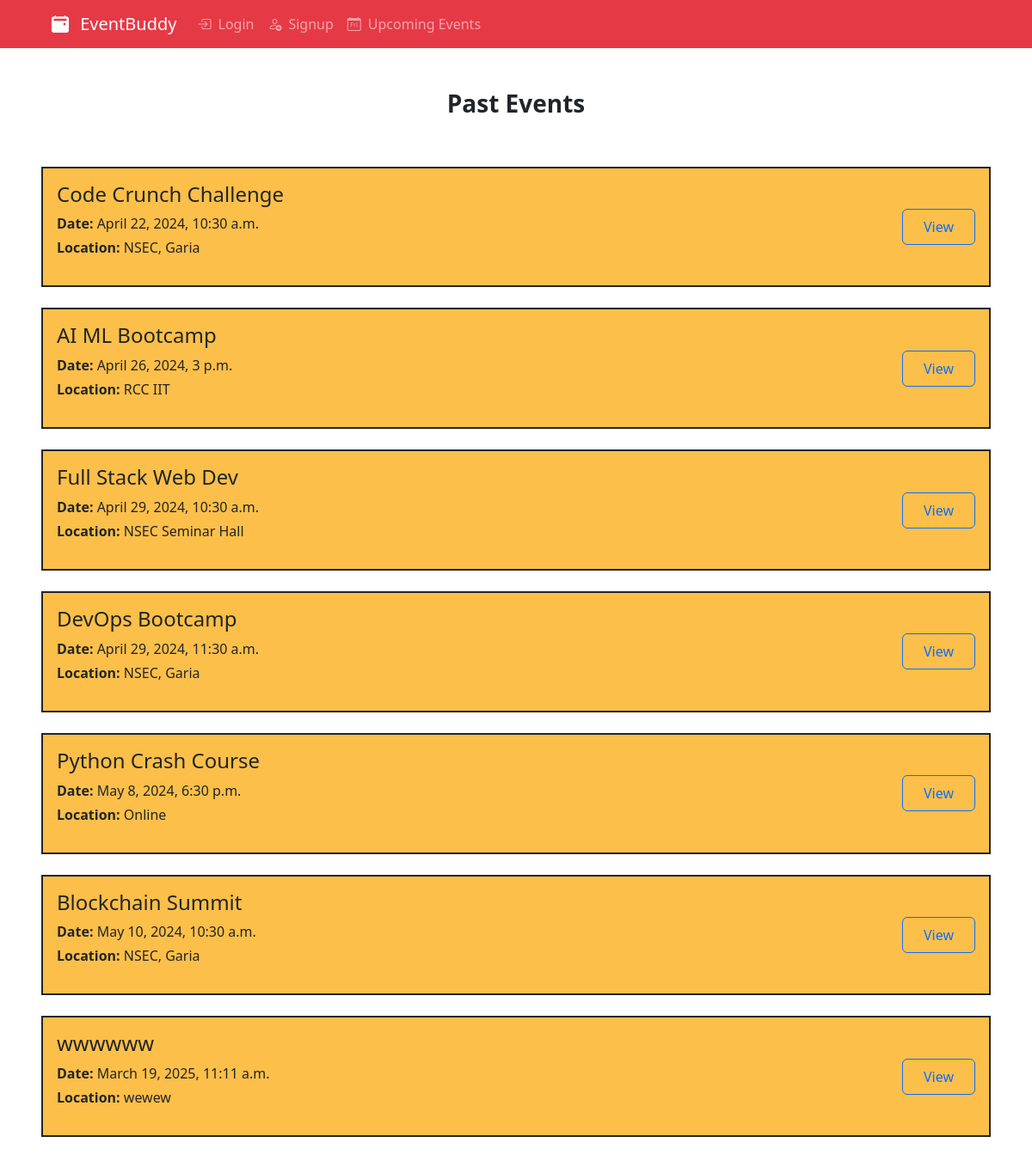
The app's page /past/ with its own data.
### events/models.py (models this page shows, shortened)
class Event(models.Model):
    title = models.CharField(max_length=200)
    description = models.TextField()
    date = models.DateTimeField()
    location = models.CharField(max_length=200)
    user = models.ForeignKey(User, on_delete=models.CASCADE, null=True)
    max_participants = models.IntegerField(default=5)
    num_participants = models.IntegerField(default=0)

### events/views.py (the view)
# urls.py: path("past/", views.past_events, name="past_events"),
def past_events(request): # pylint: disable=missing-function-docstring
    all_events = Event.objects.filter(date__lt=timezone.now()).order_by("date") # pylint: disable=no-member
    context = {"events": all_events}
    return render(request, "events/past_events.html", context)

### events/templates/events/past_events.html (shortened to what this page needs)
{% extends "events/layout.html" %}
{% block content %}
<section class="px-lg-5 py-5 text-center">
  <div class="container mb-5">
    <div class="d-flex justify-content-center align-items-center">
      <div class="col">
        <h1 class="fs-3 fw-bold">Past Events</h1>
      </div>
    </div>
  </div>
  {% for event in events %}
<div class="container my-4  p-3 border border-dark border-2" style="background-color: #fcbf49;">
  <div class="row align-items-center">
    <div class="col-md-8 text-md-start">
      <h2 class="fs-4 mb-2">{{ event.title }}</h2>
      <p class="mb-1"><strong>Date:</strong> {{ event.date }}</p>
      <p><strong>Location:</strong> {{ event.location }}</p>
    </div>
    <div class="col-md-4 text-md-end mt-2 mt-md-0">
      <a href="{% url 'view_events' event.id %}" class="btn btn-outline-primary py-2 px-4">View</a>
    </div>
  </div>
</div>
{% empty %}
<p>No Past Events Available</p>
{% endfor %}
</section>
{% endblock %}

### records on screen
Event: title "Code Crunch Challenge", date "April 22, 2024, 10:30 a.m.", location "NSEC, Garia"
Event: title "AI ML Bootcamp", date "April 26, 2024, 3 p.m.", location "RCC IIT"
Event: title "Full Stack Web Dev", date "April 29, 2024, 10:30 a.m.", location "NSEC Seminar Hall"
Event: title "DevOps Bootcamp", date "April 29, 2024, 11:30 a.m.", location "NSEC, Garia"
Event: title "Python Crash Course", date "May 8, 2024, 6:30 p.m.", location "Online"
Event: title "Blockchain Summit", date "May 10, 2024, 10:30 a.m.", location "NSEC, Garia"
Event: title "wwwwww", date "March 19, 2025, 11:11 a.m.", location "wewew"
